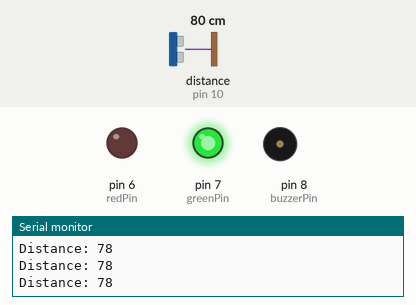
Recording of a sketch running on a simulated Arduino Uno, built with avr-gcc and run on an emulated ATmega328P. Parts: output pins drawn as LEDs (lit = HIGH), buzzer (waves = sounding), the last lines printed to the serial monitor. Wiring (inferred from the names in the program): ultrasonic range finder: trigger pin 9; echo pin 10. The inputs (shaded band) are chosen by the test bench; at power-on: distance to the obstacle (sensor on pin 10) 80 cm. The echo pulse lasts 58.3 µs per cm; pins used as bus, display or sensor lines are not drawn.

Above: at 1.2 s.
1.3 s: distance to the obstacle (sensor on pin 10) set to 28 cm
2.8 s: distance to the obstacle (sensor on pin 10) set to 23 cm
At 2.9 s:
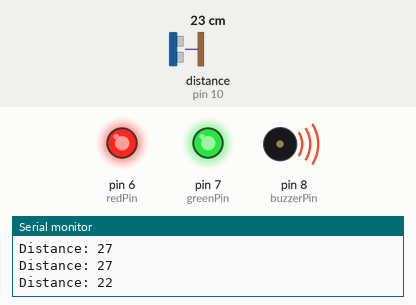
5.8 s: distance to the obstacle (sensor on pin 10) set to 12 cm
8.8 s: distance to the obstacle (sensor on pin 10) set to 9 cm
At 9.03 s:
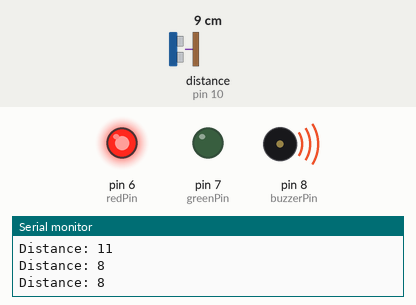
11.8 s: distance to the obstacle (sensor on pin 10) set to 18 cm
At 12.15 s:
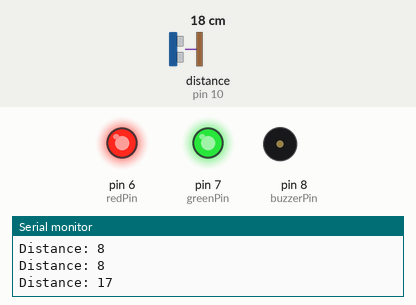
14.8 s: distance to the obstacle (sensor on pin 10) set to 2 cm
At 15.12 s:
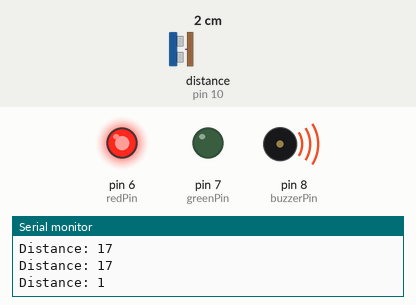
Timing chart, 0 to 18.8 s (numbered marks = the images above; inputs shaded):
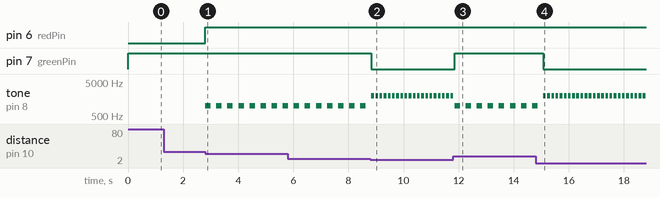

Measured:
- the behaviour switches between 26 and 25 cm on distance to the obstacle (sensor on pin 10) (found by bisection; images 0 and 1)
- the behaviour switches between 11 and 10 cm on distance to the obstacle (sensor on pin 10) (found by bisection; images 1 and 2)
- after the input at 2.8 s, pin 6 (redPin): LOW → HIGH at once; tone on pin 8 (buzzerPin): alternates 1000 Hz for 0.20 s and silent for 0.20 s, starting at once
- after the input at 8.8 s, pin 7 (greenPin): HIGH → LOW at once; tone on pin 8 (buzzerPin): alternates 2000 Hz for 0.10 s and silent for 0.05 s, starting at once
- after the input at 11.8 s, pin 7 (greenPin): LOW → HIGH after 0.06 s
- after the input at 14.8 s, pin 7 (greenPin): HIGH → LOW after 0.27 s

The sketch:

parking_assistance.ino
```cpp
const int trigPin = 9;
const int echoPin = 10;
const int buzzerPin = 8;
const int redPin = 6;    // Leg 1 of LED
const int greenPin = 7;  // Leg 2 of LED

long duration;
int distance;

void setup() {
  pinMode(trigPin, OUTPUT);
  pinMode(echoPin, INPUT);
  pinMode(buzzerPin, OUTPUT);
  pinMode(redPin, OUTPUT);
  pinMode(greenPin, OUTPUT);

  Serial.begin(9600);
}

void loop() {
  // --- 1. Get Distance ---
  digitalWrite(trigPin, LOW);
  delayMicroseconds(2);
  digitalWrite(trigPin, HIGH);
  delayMicroseconds(10);
  digitalWrite(trigPin, LOW);

  duration = pulseIn(echoPin, HIGH);
  distance = duration * 0.034 / 2;

  Serial.print("Distance: ");
  Serial.println(distance);

  // --- 2. The Logic Zones ---

  if (distance == 0) {
    // Error state (Sensor not reading) - Turn everything off to avoid noise
    noTone(buzzerPin);
    digitalWrite(redPin, LOW);
    digitalWrite(greenPin, LOW);
  }
  else if (distance < 10) {
    // DANGER ZONE (< 10cm)
    // LED: RED
    digitalWrite(redPin, HIGH);
    digitalWrite(greenPin, LOW);

    // Sound: High Pitch Alarm
    tone(buzzerPin, 2000);
    delay(100);
    noTone(buzzerPin);
    delay(50); // Very fast beeping
  }
  else if (distance >= 10 && distance < 25) {
    // WARNING ZONE (10-25cm)
    // LED: YELLOW (Red + Green ON)
    digitalWrite(redPin, HIGH);
    digitalWrite(greenPin, HIGH);

    // Sound: Lower Pitch, Slower Beep
    tone(buzzerPin, 1000);
    delay(200);
    noTone(buzzerPin);
    delay(200);
  }
  else {
    // SAFE ZONE (> 25cm)
    // LED: GREEN
    digitalWrite(redPin, LOW);
    digitalWrite(greenPin, HIGH);

    // Sound: Silence
    noTone(buzzerPin);
    delay(100);
  }
}
```
